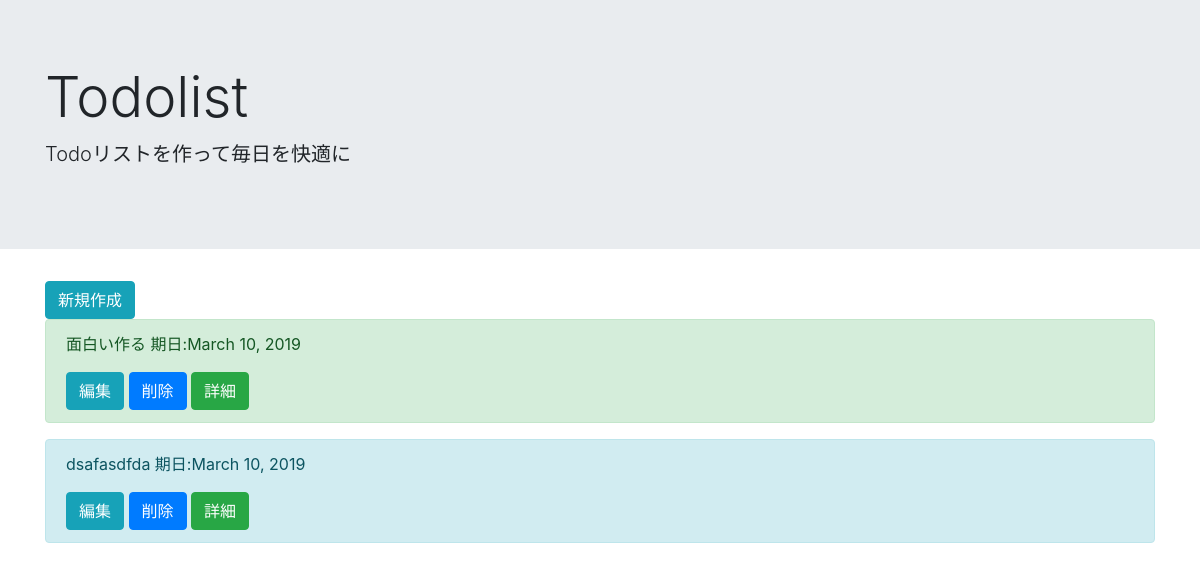
The page /list/ on the database as committed earlier.
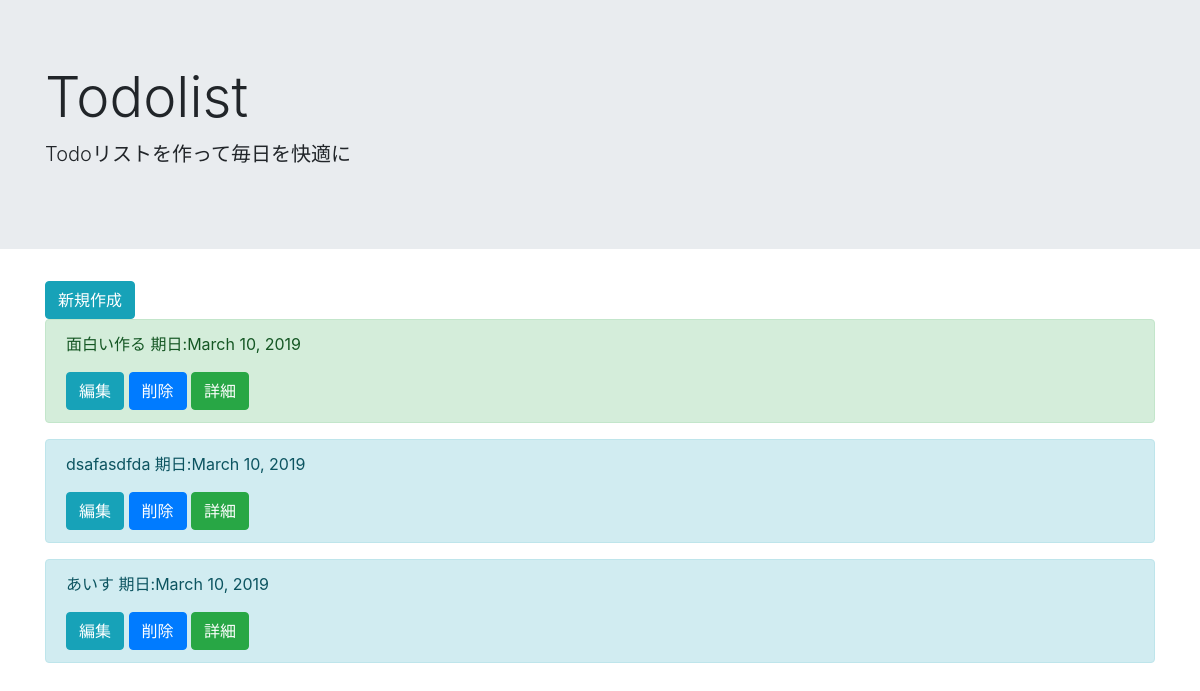
The same page on the database as committed later.
### todo/models.py (models this page shows, shortened)
class TodoModel(models.Model):
    title = models.CharField(max_length = 100)
    memo = models.TextField()
    priority = models.CharField(
        max_length = 50,
        choices = PRIORITY
    )
    duedate = models.DateField()

### todo/views.py (the view)
# urls.py: path('list/',TodoList.as_view(),name = 'list'),
class TodoList(ListView):
    template_name = 'list.html'
    model = TodoModel

### templates/list.html
{% extends 'base.html' %}
{% block header %}
<div class="jumbotron jumbotron-fluid">
    <div class="container">
      <h1 class="display-4">Todolist</h1>
      <p class="lead">Todoリストを作って毎日を快適に</p>
    </div>
  </div>
{% endblock header %}
{% block content %}
    <div class ="container">
        <a href="{% url 'create' %}" type="button" class="btn btn-info">新規作成</a>
    {% for item in object_list %}
        <div class="alert alert-{{ item.priority }}" role="alert">
            <p>{{item.title}} 期日:{{item.duedate}}</p>
            <a href="{% url 'update' item.pk %}" type="button" class="btn btn-info">編集</a>
            <a href="{% url 'delete' item.pk %}" type="button" class="btn btn-primary">削除</a>
            <a href="{% url 'detail' item.pk %}" type="button" class="btn btn-success">詳細</a>
        </div>
    {% endfor %}
    </div>
{% endblock content %}

### templates/base.html (shortened to what this page needs)
<!doctype html>
<html lang="en">
  <head>
    <link rel="stylesheet" href="https://stackpath.bootstrapcdn.com/bootstrap/4.5.0/css/bootstrap.min.css">
  </head>
  <body>
    {% block header %}
    {% endblock header %}
    {% block content %}
    {% endblock content %}
  </body>
</html>

Rows that differ between the two databases and show on the page:
added TodoModel: title "あいす", duedate "March 10, 2019"
